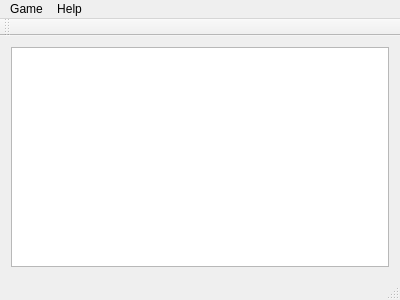
<?xml version="1.0" encoding="UTF-8"?>
<ui version="4.0">
 <class>MainWindow</class>
 <widget class="QMainWindow" name="MainWindow">
  <property name="geometry">
   <rect>
    <x>0</x>
    <y>0</y>
    <width>400</width>
    <height>300</height>
   </rect>
  </property>
  <property name="windowTitle">
   <string>OpenFool</string>
  </property>
  <widget class="QWidget" name="centralWidget">
   <layout class="QGridLayout" name="gridLayout">
    <item row="0" column="0">
     <widget class="QGraphicsView" name="graphicsView"/>
    </item>
   </layout>
  </widget>
  <widget class="QMenuBar" name="menuBar">
   <property name="geometry">
    <rect>
     <x>0</x>
     <y>0</y>
     <width>400</width>
     <height>21</height>
    </rect>
   </property>
   <widget class="QMenu" name="menuGame">
    <property name="title">
     <string>Game</string>
    </property>
    <addaction name="actionNew_Game"/>
    <addaction name="actionSettings"/>
    <addaction name="actionStats"/>
    <addaction name="actionQuit"/>
   </widget>
   <widget class="QMenu" name="menuHelp">
    <property name="title">
     <string>Help</string>
    </property>
    <addaction name="actionHelp"/>
    <addaction name="actionAbout"/>
   </widget>
   <addaction name="menuGame"/>
   <addaction name="menuHelp"/>
  </widget>
  <widget class="QToolBar" name="mainToolBar">
   <attribute name="toolBarArea">
    <enum>TopToolBarArea</enum>
   </attribute>
   <attribute name="toolBarBreak">
    <bool>false</bool>
   </attribute>
  </widget>
  <widget class="QStatusBar" name="statusBar"/>
  <action name="actionNew_Game">
   <property name="text">
    <string>New Game</string>
   </property>
  </action>
  <action name="actionSettings">
   <property name="text">
    <string>Settings</string>
   </property>
  </action>
  <action name="actionStats">
   <property name="text">
    <string>Stats</string>
   </property>
  </action>
  <action name="actionQuit">
   <property name="text">
    <string>Quit</string>
   </property>
  </action>
  <action name="actionHelp">
   <property name="text">
    <string>Help</string>
   </property>
  </action>
  <action name="actionAbout">
   <property name="text">
    <string>About</string>
   </property>
  </action>
 </widget>
 <layoutdefault spacing="6" margin="11"/>
 <resources/>
 <connections/>
</ui>
